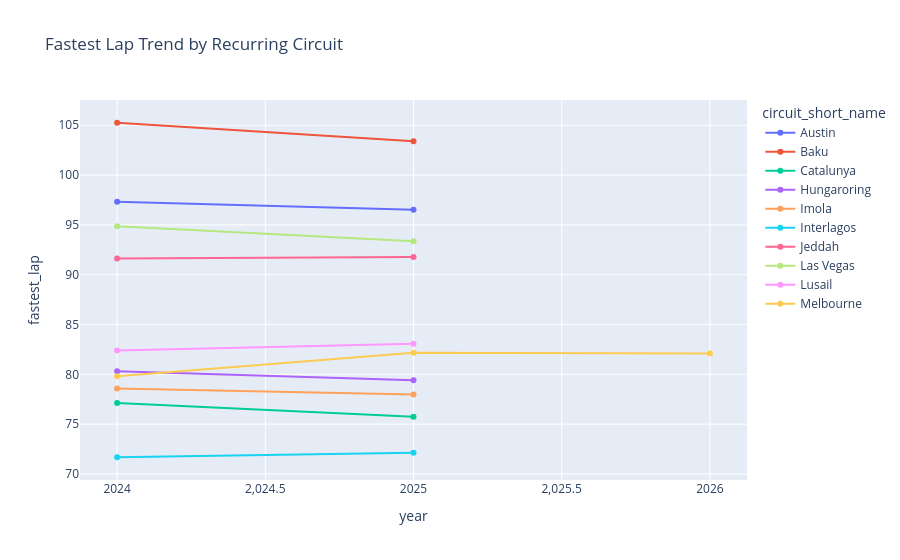

Notebook code cell kept with this figure:
### Code cell
repeat_circuits = circuit_year.groupby("circuit_short_name")["year"].nunique()
selected = repeat_circuits[repeat_circuits >= 2].index[:10]
trend = circuit_year[circuit_year["circuit_short_name"].isin(selected)]
fig = px.line(
    trend,
    x="year",
    y="fastest_lap",
    color="circuit_short_name",
    markers=True,
    title="Fastest Lap Trend by Recurring Circuit",
)
fig.write_html(OUTPUT_CHARTS / "circuit_lap_time_trends.html", include_plotlyjs="cdn")
fig.show()

### Figure 1 — Plotly figure (JSON) as saved in the notebook; plotly's stock layout.template omitted (floating-point values rounded to 4 significant figures)
{"data": [{"hovertemplate": "circuit_short_name=Austin<br>year=%{x}<br>fastest_lap=%{y}<extra></extra>", "legendgroup": "Austin", "line": {"color": "#636efa", "dash": "solid"}, "marker": {"symbol": "circle"}, "mode": "lines+markers", "name": "Austin", "orientation": "v", "showlegend": true, "type": "scatter", "x": [2024, 2025], "xaxis": "x", "y": [97.33, 96.53], "yaxis": "y"}, {"hovertemplate": "circuit_short_name=Baku<br>year=%{x}<br>fastest_lap=%{y}<extra></extra>", "legendgroup": "Baku", "line": {"color": "#EF553B", "dash": "solid"}, "marker": {"symbol": "circle"}, "mode": "lines+markers", "name": "Baku", "orientation": "v", "showlegend": true, "type": "scatter", "x": [2024, 2025], "xaxis": "x", "y": [105.3, 103.4], "yaxis": "y"}, {"hovertemplate": "circuit_short_name=Catalunya<br>year=%{x}<br>fastest_lap=%{y}<extra></extra>", "legendgroup": "Catalunya", "line": {"color": "#00cc96", "dash": "solid"}, "marker": {"symbol": "circle"}, "mode": "lines+markers", "name": "Catalunya", "orientation": "v", "showlegend": true, "type": "scatter", "x": [2024, 2025], "xaxis": "x", "y": [77.11, 75.74], "yaxis": "y"}, {"hovertemplate": "circuit_short_name=Hungaroring<br>year=%{x}<br>fastest_lap=%{y}<extra></extra>", "legendgroup": "Hungaroring", "line": {"color": "#ab63fa", "dash": "solid"}, "marker": {"symbol": "circle"}, "mode": "lines+markers", "name": "Hungaroring", "orientation": "v", "showlegend": true, "type": "scatter", "x": [2024, 2025], "xaxis": "x", "y": [80.31, 79.41], "yaxis": "y"}, {"hovertemplate": "circuit_short_name=Imola<br>year=%{x}<br>fastest_lap=%{y}<extra></extra>", "legendgroup": "Imola", "line": {"color": "#FFA15A", "dash": "solid"}, "marker": {"symbol": "circle"}, "mode": "lines+markers", "name": "Imola", "orientation": "v", "showlegend": true, "type": "scatter", "x": [2024, 2025], "xaxis": "x", "y": [78.59, 77.99], "yaxis": "y"}, {"hovertemplate": "circuit_short_name=Interlagos<br>year=%{x}<br>fastest_lap=%{y}<extra></extra>", "legendgroup": "Interlagos", "line": {"color": "#19d3f3", "dash": "solid"}, "marker": {"symbol": "circle"}, "mode": "lines+markers", "name": "Interlagos", "orientation": "v", "showlegend": true, "type": "scatter", "x": [2024, 2025], "xaxis": "x", "y": [71.68, 72.12], "yaxis": "y"}, {"hovertemplate": "circuit_short_name=Jeddah<br>year=%{x}<br>fastest_lap=%{y}<extra></extra>", "legendgroup": "Jeddah", "line": {"color": "#FF6692", "dash": "solid"}, "marker": {"symbol": "circle"}, "mode": "lines+markers", "name": "Jeddah", "orientation": "v", "showlegend": true, "type": "scatter", "x": [2024, 2025], "xaxis": "x", "y": [91.63, 91.78], "yaxis": "y"}, {"hovertemplate": "circuit_short_name=Las Vegas<br>year=%{x}<br>fastest_lap=%{y}<extra></extra>", "legendgroup": "Las Vegas", "line": {"color": "#B6E880", "dash": "solid"}, "marker": {"symbol": "circle"}, "mode": "lines+markers", "name": "Las Vegas", "orientation": "v", "showlegend": true, "type": "scatter", "x": [2024, 2025], "xaxis": "x", "y": [94.88, 93.36], "yaxis": "y"}, {"hovertemplate": "circuit_short_name=Lusail<br>year=%{x}<br>fastest_lap=%{y}<extra></extra>", "legendgroup": "Lusail", "line": {"color": "#FF97FF", "dash": "solid"}, "marker": {"symbol": "circle"}, "mode": "lines+markers", "name": "Lusail", "orientation": "v", "showlegend": true, "type": "scatter", "x": [2024, 2025], "xaxis": "x", "y": [82.38, 83.06], "yaxis": "y"}, {"hovertemplate": "circuit_short_name=Melbourne<br>year=%{x}<br>fastest_lap=%{y}<extra></extra>", "legendgroup": "Melbourne", "line": {"color": "#FECB52", "dash": "solid"}, "marker": {"symbol": "circle"}, "mode": "lines+markers", "name": "Melbourne", "orientation": "v", "showlegend": true, "type": "scatter", "x": [2024, 2025, 2026], "xaxis": "x", "y": [79.81, 82.17, 82.09], "yaxis": "y"}], "layout": {"legend": {"title": {"text": "circuit_short_name"}, "tracegroupgap": 0}, "title": {"text": "Fastest Lap Trend by Recurring Circuit"}, "xaxis": {"anchor": "y", "domain": [0.0, 1.0], "title": {"text": "year"}}, "yaxis": {"anchor": "x", "domain": [0.0, 1.0], "title": {"text": "fastest_lap"}}}}
